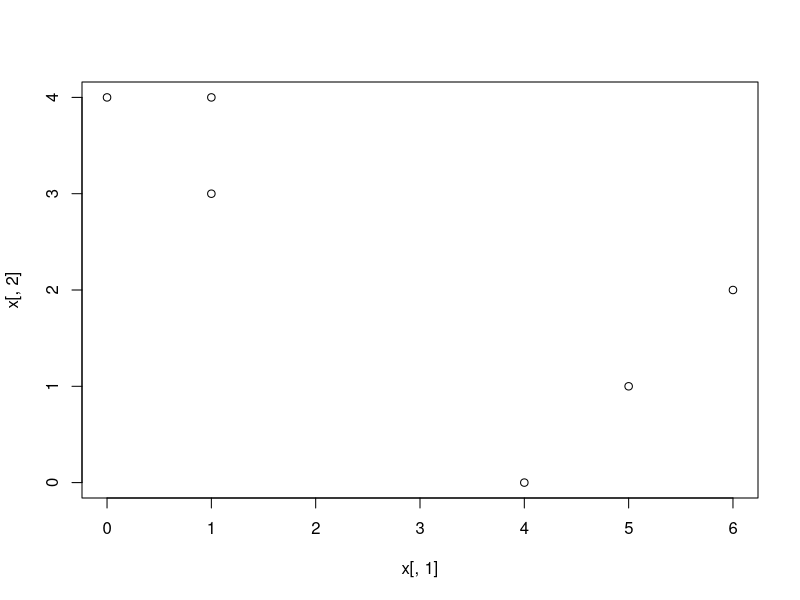
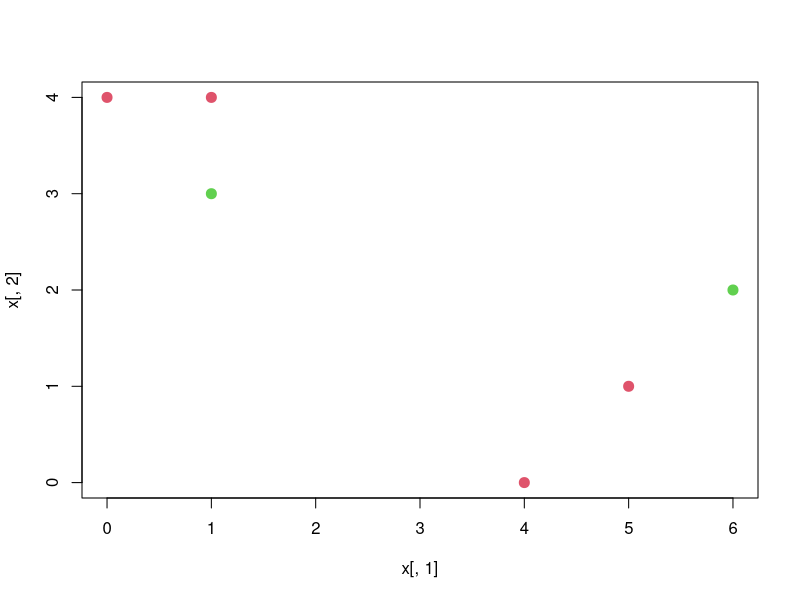
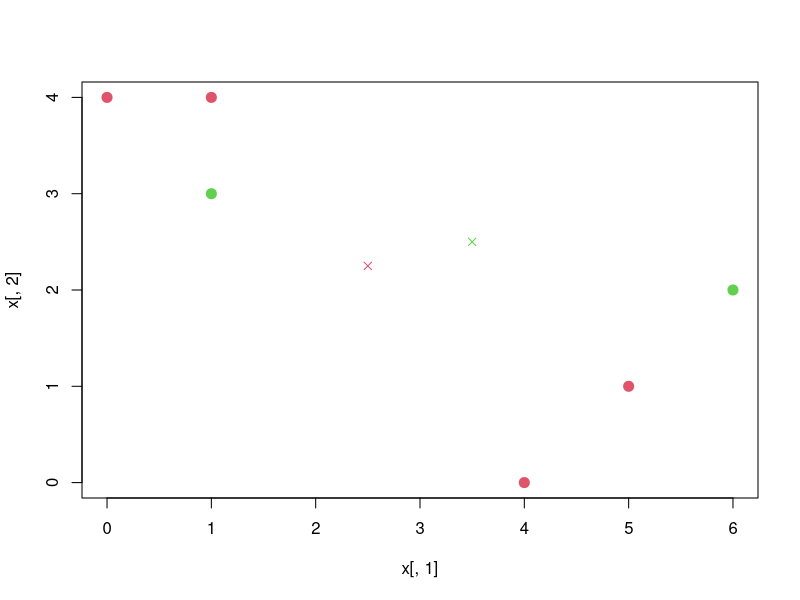
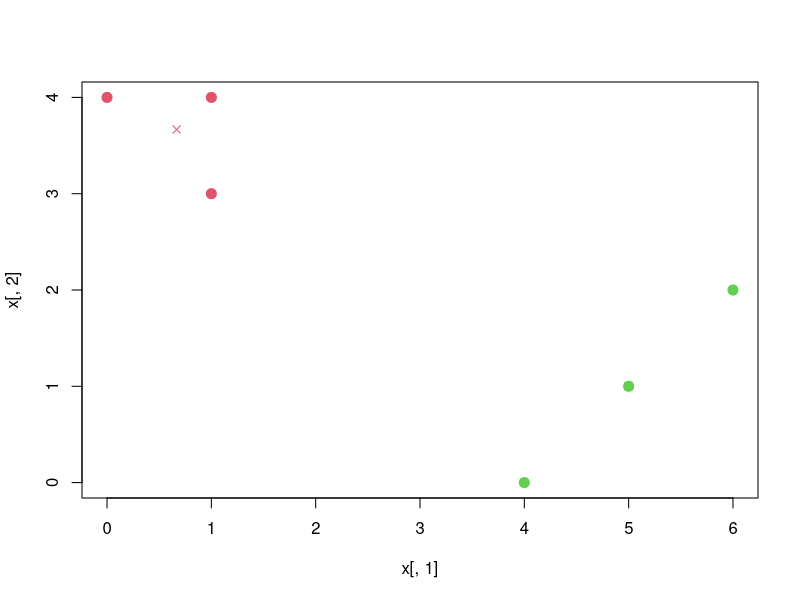

R code for these plots, in order:
set.seed(1)
x = cbind(c(1, 1, 0, 5, 6, 4), c(4, 3, 4, 1, 2, 0))
x
plot(x[,1], x[,2])


# b) assign cluster label
labels = sample(2, nrow(x), replace=T)
labels

plot(x[,1], x[,2], col=(labels+1), pch=20, cex=2)


# c) centroid for each cluster => is vector of means for each cluster
centroid1 = c(mean(x[labels==1, 1]), mean(x[labels==1, 2]))
centroid2 = c(mean(x[labels==2, 1]), mean(x[labels==2, 2]))
centroid1
centroid2

# Plotting the centroids on the label plot
plot(x[,1], x[,2], col=(labels+1), pch=20, cex=2)
points(centroid1[1], centroid1[2], col=2, pch=4)
points(centroid2[1], centroid2[2], col=3, pch=4)



# d) assign each obs to centroid to which it is closest by euclidDistean distance
euclidDist = function(a, b) {
      return(sqrt((a[1] - b[1])^2 + (a[2]-b[2])^2))
}

assignObsToClosestCentroid = function(x, centroid1, centroid2) {
      labels = rep(NA, nrow(x))
      for (i in 1:nrow(x)) {
            # if euclid dist between observation i and centroid 1 is less than that
            # for obs i and centroid 2, then match obs i to centroid 1 else centroid 2
            if (euclidDist(x[i,], centroid1) < euclidDist(x[i,], centroid2)) {
                  labels[i] = 1
            } else {
                  labels[i] = 2
            }
      }
      return(labels)
}
labels = assignObsToClosestCentroid(x, centroid1, centroid2)
labels



# e) repeat computing centroid for each cluster and assigning obs to nearest cluster
# until the labels stop changing
lastLabels = rep(-1, 6)
while (!all(lastLabels == labels)) {
      lastLabels = labels
      centroid1 = c(mean(x[labels==1, 1]), mean(x[labels==1, 2]))
      centroid2 = c(mean(x[labels==2, 1]), mean(x[labels==2, 2]))
      print(centroid1)
      print(centroid2)
      labels = assignObsToClosestCentroid(x, centroid1, centroid2)
}

labels


# Plotting the centroids on the label plot (with final labels answer)
plot(x[,1], x[,2], col=(labels+1), pch=20, cex=2)
points(centroid1[1], centroid1[2], col=2, pch=4)
points(centroid2[1], centroid2[2], col=3, pch=4)